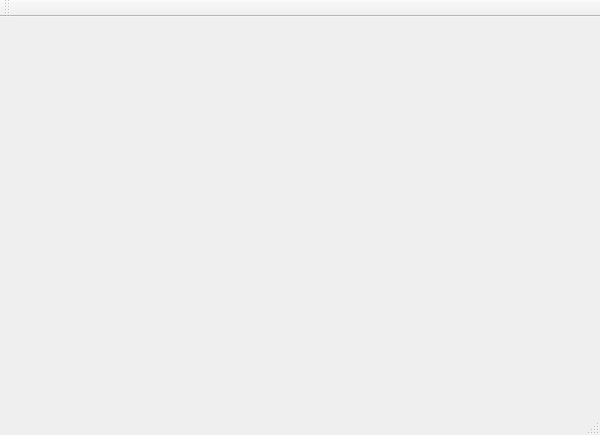
<?xml version="1.0" encoding="UTF-8"?>
<ui version="4.0">
 <class>Pictogram</class>
 <widget class="QMainWindow" name="Pictogram">
  <property name="geometry">
   <rect>
    <x>0</x>
    <y>0</y>
    <width>600</width>
    <height>435</height>
   </rect>
  </property>
  <property name="windowTitle">
   <string>Pictogram</string>
  </property>
  <widget class="QWidget" name="centralWidget"/>
  <widget class="QMenuBar" name="menuBar">
   <property name="geometry">
    <rect>
     <x>0</x>
     <y>0</y>
     <width>600</width>
     <height>21</height>
    </rect>
   </property>
  </widget>
  <widget class="QToolBar" name="mainToolBar">
   <attribute name="toolBarArea">
    <enum>TopToolBarArea</enum>
   </attribute>
   <attribute name="toolBarBreak">
    <bool>false</bool>
   </attribute>
  </widget>
  <widget class="QStatusBar" name="statusBar"/>
 </widget>
 <layoutdefault spacing="6" margin="11"/>
 <resources/>
 <connections/>
</ui>
